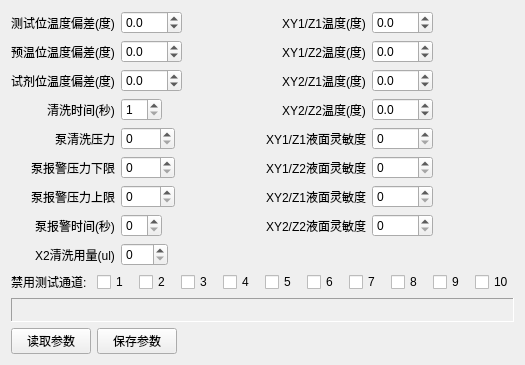
<?xml version="1.0" encoding="UTF-8"?>
<ui version="4.0">
 <class>ParamPage</class>
 <widget class="QWidget" name="ParamPage">
  <property name="geometry">
   <rect>
    <x>0</x>
    <y>0</y>
    <width>494</width>
    <height>341</height>
   </rect>
  </property>
  <property name="windowTitle">
   <string>相机参数</string>
  </property>
  <layout class="QVBoxLayout" name="verticalLayout">
   <item>
    <layout class="QHBoxLayout" name="horizontalLayout_4">
     <item>
      <layout class="QFormLayout" name="formLayout">
       <property name="fieldGrowthPolicy">
        <enum>QFormLayout::FieldsStayAtSizeHint</enum>
       </property>
       <property name="labelAlignment">
        <set>Qt::AlignRight|Qt::AlignTrailing|Qt::AlignVCenter</set>
       </property>
       <item row="0" column="0">
        <widget class="QLabel" name="label">
         <property name="text">
          <string>测试位温度偏差(度)</string>
         </property>
        </widget>
       </item>
       <item row="0" column="1">
        <widget class="QDoubleSpinBox" name="test_temp_bias">
         <property name="decimals">
          <number>1</number>
         </property>
         <property name="minimum">
          <double>-100.000000000000000</double>
         </property>
         <property name="singleStep">
          <double>0.100000000000000</double>
         </property>
        </widget>
       </item>
       <item row="1" column="0">
        <widget class="QLabel" name="label_2">
         <property name="text">
          <string>预温位温度偏差(度)</string>
         </property>
        </widget>
       </item>
       <item row="1" column="1">
        <widget class="QDoubleSpinBox" name="incubator_temp_bias">
         <property name="decimals">
          <number>1</number>
         </property>
         <property name="minimum">
          <double>-100.000000000000000</double>
         </property>
         <property name="singleStep">
          <double>0.100000000000000</double>
         </property>
        </widget>
       </item>
       <item row="2" column="0">
        <widget class="QLabel" name="label_3">
         <property name="text">
          <string>试剂位温度偏差(度)</string>
         </property>
        </widget>
       </item>
       <item row="2" column="1">
        <widget class="QDoubleSpinBox" name="reagent_temp_bias">
         <property name="decimals">
          <number>1</number>
         </property>
         <property name="minimum">
          <double>-100.000000000000000</double>
         </property>
         <property name="singleStep">
          <double>0.100000000000000</double>
         </property>
        </widget>
       </item>
       <item row="3" column="0">
        <widget class="QLabel" name="label_4">
         <property name="text">
          <string>清洗时间(秒)</string>
         </property>
        </widget>
       </item>
       <item row="3" column="1">
        <widget class="QSpinBox" name="rinse_duration">
         <property name="minimum">
          <number>1</number>
         </property>
         <property name="maximum">
          <number>30</number>
         </property>
        </widget>
       </item>
       <item row="4" column="0">
        <widget class="QLabel" name="label_6">
         <property name="text">
          <string>泵清洗压力</string>
         </property>
        </widget>
       </item>
       <item row="4" column="1">
        <widget class="QSpinBox" name="pump_pressure_target">
         <property name="maximum">
          <number>4095</number>
         </property>
        </widget>
       </item>
       <item row="5" column="0">
        <widget class="QLabel" name="label_5">
         <property name="text">
          <string>泵报警压力下限</string>
         </property>
        </widget>
       </item>
       <item row="5" column="1">
        <widget class="QSpinBox" name="pump_pressure_lower">
         <property name="maximum">
          <number>4095</number>
         </property>
        </widget>
       </item>
       <item row="6" column="0">
        <widget class="QLabel" name="label_7">
         <property name="text">
          <string>泵报警压力上限</string>
         </property>
        </widget>
       </item>
       <item row="6" column="1">
        <widget class="QSpinBox" name="pump_pressure_upper">
         <property name="maximum">
          <number>4095</number>
         </property>
        </widget>
       </item>
       <item row="7" column="0">
        <widget class="QLabel" name="label_8">
         <property name="text">
          <string>泵报警时间(秒)</string>
         </property>
        </widget>
       </item>
       <item row="7" column="1">
        <widget class="QSpinBox" name="pump_alarm_timeout">
         <property name="minimum">
          <number>0</number>
         </property>
         <property name="maximum">
          <number>30</number>
         </property>
        </widget>
       </item>
       <item row="8" column="0">
        <widget class="QLabel" name="label_9">
         <property name="text">
          <string>X2清洗用量(ul)</string>
         </property>
        </widget>
       </item>
       <item row="8" column="1">
        <widget class="QSpinBox" name="x2_volume">
         <property name="minimum">
          <number>0</number>
         </property>
         <property name="maximum">
          <number>200</number>
         </property>
        </widget>
       </item>
      </layout>
     </item>
     <item>
      <layout class="QFormLayout" name="formLayout_2">
       <property name="fieldGrowthPolicy">
        <enum>QFormLayout::FieldsStayAtSizeHint</enum>
       </property>
       <property name="labelAlignment">
        <set>Qt::AlignRight|Qt::AlignTrailing|Qt::AlignVCenter</set>
       </property>
       <item row="0" column="0">
        <widget class="QLabel" name="label_11">
         <property name="text">
          <string>XY1/Z1温度(度)</string>
         </property>
        </widget>
       </item>
       <item row="0" column="1">
        <widget class="QDoubleSpinBox" name="xy1_z1_temp">
         <property name="decimals">
          <number>1</number>
         </property>
         <property name="minimum">
          <double>-100.000000000000000</double>
         </property>
         <property name="singleStep">
          <double>0.100000000000000</double>
         </property>
        </widget>
       </item>
       <item row="1" column="0">
        <widget class="QLabel" name="label_12">
         <property name="text">
          <string>XY1/Z2温度(度)</string>
         </property>
        </widget>
       </item>
       <item row="1" column="1">
        <widget class="QDoubleSpinBox" name="xy1_z2_temp">
         <property name="decimals">
          <number>1</number>
         </property>
         <property name="minimum">
          <double>-100.000000000000000</double>
         </property>
         <property name="singleStep">
          <double>0.100000000000000</double>
         </property>
        </widget>
       </item>
       <item row="2" column="0">
        <widget class="QLabel" name="label_14">
         <property name="text">
          <string>XY2/Z1温度(度)</string>
         </property>
        </widget>
       </item>
       <item row="2" column="1">
        <widget class="QDoubleSpinBox" name="xy2_z1_temp">
         <property name="decimals">
          <number>1</number>
         </property>
         <property name="minimum">
          <double>-100.000000000000000</double>
         </property>
         <property name="singleStep">
          <double>0.100000000000000</double>
         </property>
        </widget>
       </item>
       <item row="3" column="0">
        <widget class="QLabel" name="label_13">
         <property name="text">
          <string>XY2/Z2温度(度)</string>
         </property>
        </widget>
       </item>
       <item row="3" column="1">
        <widget class="QDoubleSpinBox" name="xy2_z2_temp">
         <property name="decimals">
          <number>1</number>
         </property>
         <property name="minimum">
          <double>-100.000000000000000</double>
         </property>
         <property name="singleStep">
          <double>0.100000000000000</double>
         </property>
        </widget>
       </item>
       <item row="4" column="0">
        <widget class="QLabel" name="label_15">
         <property name="text">
          <string>XY1/Z1液面灵敏度</string>
         </property>
        </widget>
       </item>
       <item row="4" column="1">
        <widget class="QSpinBox" name="xy1_z1_liquid">
         <property name="maximum">
          <number>65535</number>
         </property>
        </widget>
       </item>
       <item row="5" column="0">
        <widget class="QLabel" name="label_16">
         <property name="text">
          <string>XY1/Z2液面灵敏度</string>
         </property>
        </widget>
       </item>
       <item row="5" column="1">
        <widget class="QSpinBox" name="xy1_z2_liquid">
         <property name="maximum">
          <number>65535</number>
         </property>
        </widget>
       </item>
       <item row="6" column="0">
        <widget class="QLabel" name="label_17">
         <property name="text">
          <string>XY2/Z1液面灵敏度</string>
         </property>
        </widget>
       </item>
       <item row="6" column="1">
        <widget class="QSpinBox" name="xy2_z1_liquid">
         <property name="maximum">
          <number>65535</number>
         </property>
        </widget>
       </item>
       <item row="7" column="0">
        <widget class="QLabel" name="label_18">
         <property name="text">
          <string>XY2/Z2液面灵敏度</string>
         </property>
        </widget>
       </item>
       <item row="7" column="1">
        <widget class="QSpinBox" name="xy2_z2_liquid">
         <property name="maximum">
          <number>65535</number>
         </property>
        </widget>
       </item>
      </layout>
     </item>
    </layout>
   </item>
   <item>
    <layout class="QHBoxLayout" name="horizontalLayout">
     <property name="spacing">
      <number>10</number>
     </property>
     <item>
      <widget class="QLabel" name="label_10">
       <property name="text">
        <string>禁用测试通道:</string>
       </property>
      </widget>
     </item>
     <item>
      <widget class="QCheckBox" name="disabled_slot_1">
       <property name="text">
        <string>1</string>
       </property>
      </widget>
     </item>
     <item>
      <widget class="QCheckBox" name="disabled_slot_2">
       <property name="text">
        <string>2</string>
       </property>
      </widget>
     </item>
     <item>
      <widget class="QCheckBox" name="disabled_slot_3">
       <property name="text">
        <string>3</string>
       </property>
      </widget>
     </item>
     <item>
      <widget class="QCheckBox" name="disabled_slot_4">
       <property name="text">
        <string>4</string>
       </property>
      </widget>
     </item>
     <item>
      <widget class="QCheckBox" name="disabled_slot_5">
       <property name="text">
        <string>5</string>
       </property>
      </widget>
     </item>
     <item>
      <widget class="QCheckBox" name="disabled_slot_6">
       <property name="text">
        <string>6</string>
       </property>
      </widget>
     </item>
     <item>
      <widget class="QCheckBox" name="disabled_slot_7">
       <property name="text">
        <string>7</string>
       </property>
      </widget>
     </item>
     <item>
      <widget class="QCheckBox" name="disabled_slot_8">
       <property name="text">
        <string>8</string>
       </property>
      </widget>
     </item>
     <item>
      <widget class="QCheckBox" name="disabled_slot_9">
       <property name="text">
        <string>9</string>
       </property>
      </widget>
     </item>
     <item>
      <widget class="QCheckBox" name="disabled_slot_10">
       <property name="text">
        <string>10</string>
       </property>
      </widget>
     </item>
    </layout>
   </item>
   <item>
    <widget class="QFrame" name="frame">
     <property name="frameShape">
      <enum>QFrame::Panel</enum>
     </property>
     <property name="frameShadow">
      <enum>QFrame::Sunken</enum>
     </property>
     <layout class="QHBoxLayout" name="horizontalLayout_3">
      <property name="leftMargin">
       <number>3</number>
      </property>
      <property name="topMargin">
       <number>3</number>
      </property>
      <property name="rightMargin">
       <number>3</number>
      </property>
      <property name="bottomMargin">
       <number>3</number>
      </property>
      <item>
       <widget class="QLabel" name="icon">
        <property name="sizePolicy">
         <sizepolicy hsizetype="Fixed" vsizetype="Fixed">
          <horstretch>0</horstretch>
          <verstretch>0</verstretch>
         </sizepolicy>
        </property>
        <property name="minimumSize">
         <size>
          <width>16</width>
          <height>16</height>
         </size>
        </property>
        <property name="text">
         <string/>
        </property>
       </widget>
      </item>
      <item>
       <widget class="QLabel" name="msg">
        <property name="text">
         <string/>
        </property>
       </widget>
      </item>
     </layout>
    </widget>
   </item>
   <item>
    <layout class="QHBoxLayout" name="horizontalLayout_2">
     <item>
      <widget class="QPushButton" name="read_param">
       <property name="text">
        <string>读取参数</string>
       </property>
      </widget>
     </item>
     <item>
      <widget class="QPushButton" name="save_param">
       <property name="text">
        <string>保存参数</string>
       </property>
      </widget>
     </item>
     <item>
      <spacer name="horizontalSpacer">
       <property name="orientation">
        <enum>Qt::Horizontal</enum>
       </property>
       <property name="sizeHint" stdset="0">
        <size>
         <width>40</width>
         <height>20</height>
        </size>
       </property>
      </spacer>
     </item>
    </layout>
   </item>
   <item>
    <spacer name="verticalSpacer">
     <property name="orientation">
      <enum>Qt::Vertical</enum>
     </property>
     <property name="sizeHint" stdset="0">
      <size>
       <width>20</width>
       <height>0</height>
      </size>
     </property>
    </spacer>
   </item>
  </layout>
 </widget>
 <resources/>
 <connections/>
</ui>
